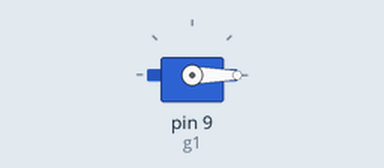
A sketch run on a simulated Arduino Uno, built with avr-gcc and run on an emulated ATmega328P. Parts: servo. What the sketch prints to the serial monitor is not drawn.

Above: at 0.05 s.
Timing chart, 0 to 5.5 s (numbered marks = the images above):
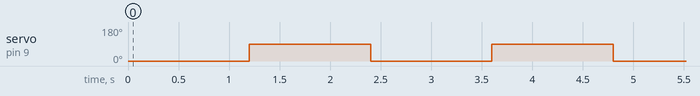

Measured:
- by itself, servo on pin 9 (g1): alternates 90° for 1.2 s and 0° for 1.2 s

The sketch:

uno_g1test.ino
```cpp
/* Диагностика: крутим ТОЛЬКО серво1 (D9), 0<->90, медленно. Серво2 не трогаем. */
#include <Servo.h>
Servo g1;
void setup(){
  Serial.begin(115200);
  g1.attach(9);
  Serial.println(F("G1-only test (D9): 0<->90"));
}
void loop(){
  Serial.println(F("G1 -> 0"));
  g1.write(0);  delay(1200);
  Serial.println(F("G1 -> 90"));
  g1.write(90); delay(1200);
}
```
